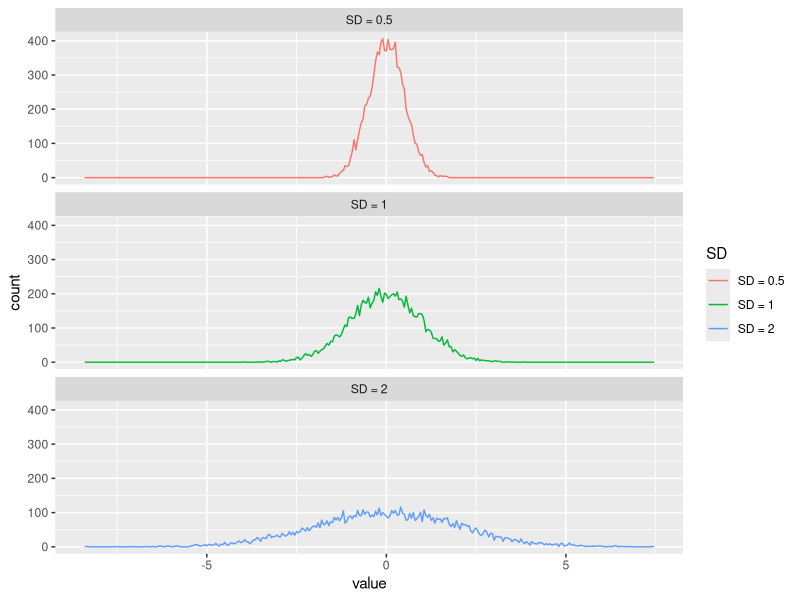
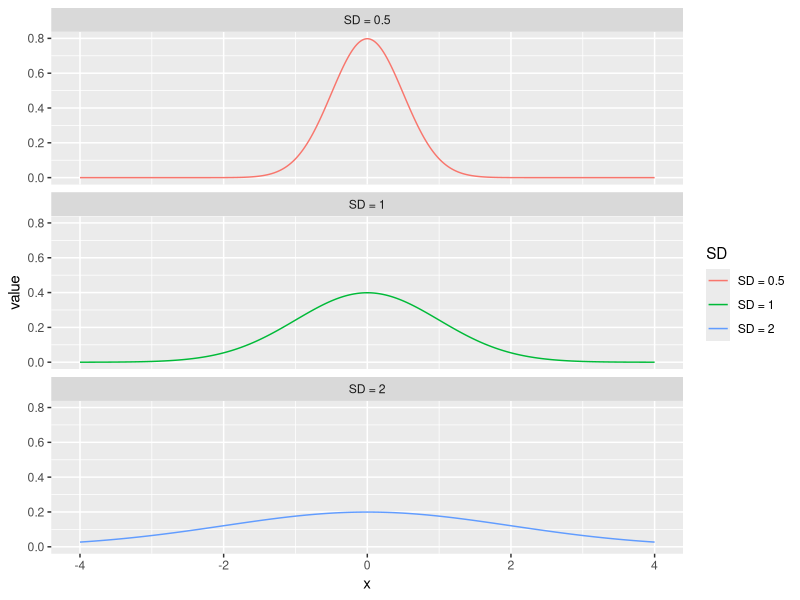
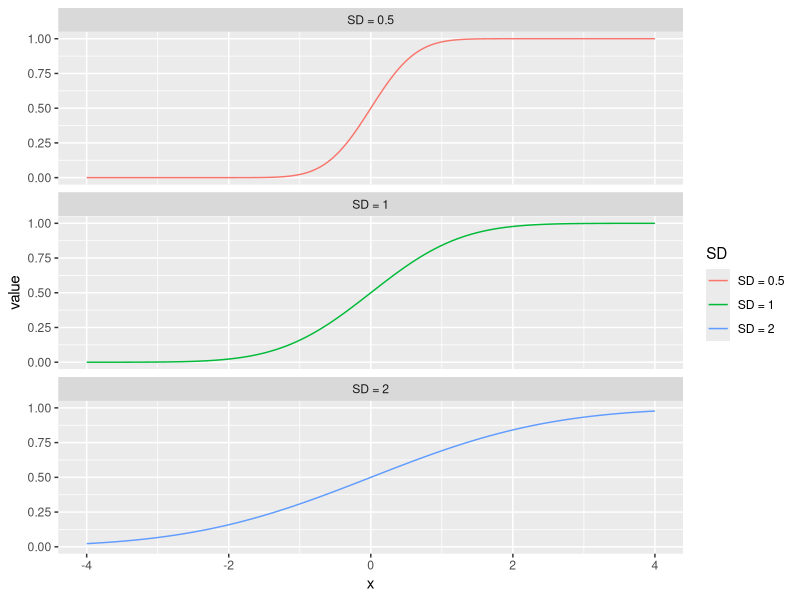
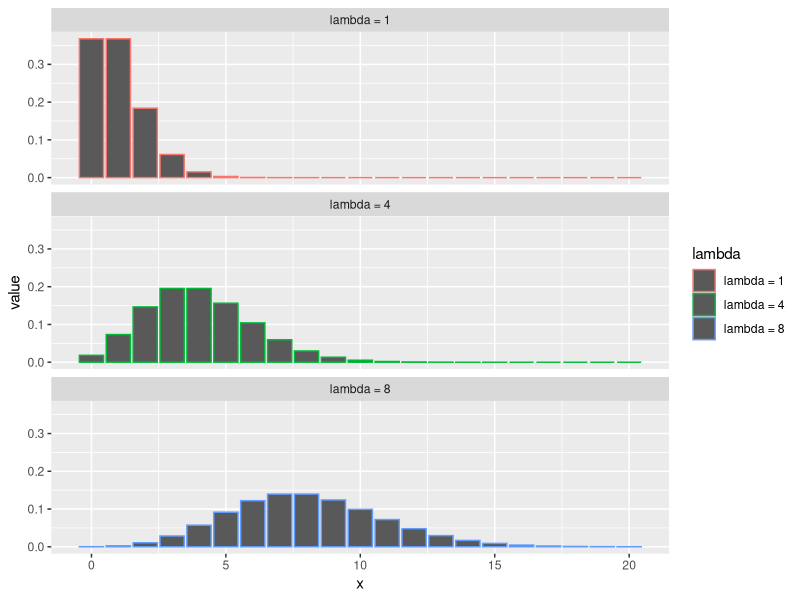
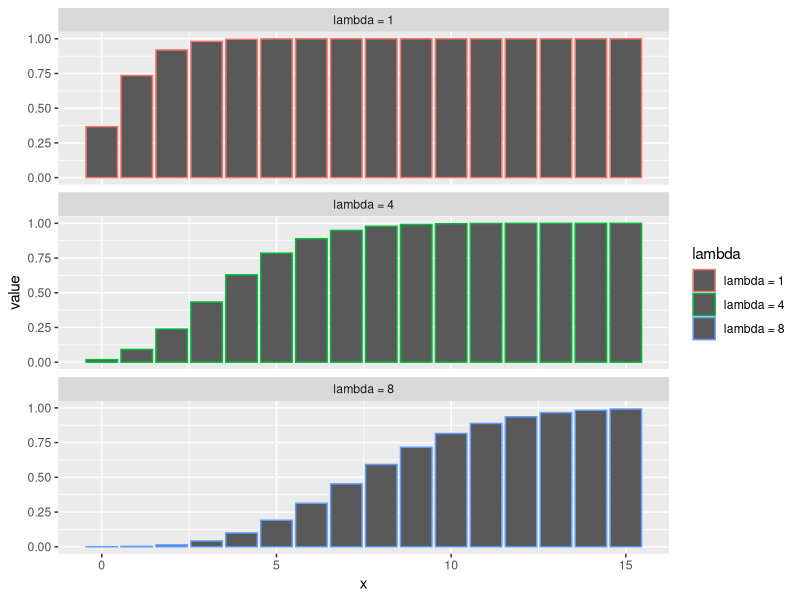
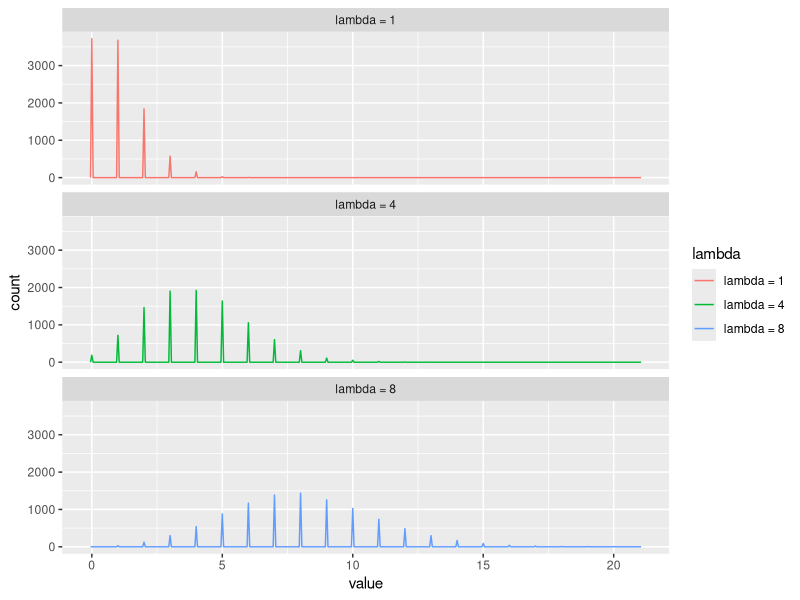

The R source for these figures, in order:
library(tidyverse)

sds <- c(0.5, 1, 2)

n <- 10000
tibble(
  "SD = 0.5" = rnorm(n, sd = 0.5),
  "SD = 1" = rnorm(n, sd = 1),
  "SD = 2" = rnorm(n, sd = 2)
)  |>
  pivot_longer(
    cols = starts_with("SD = "),
    names_to = "SD",
    values_to = "value"
  ) |>
  ggplot(aes(value, color = SD)) + 
    geom_freqpoly(binwidth = 0.05) +
    facet_wrap(~SD, ncol = 1)



tibble(
  "x" = seq(-4, 4, length.out = 1000),
  "SD = 0.5" = dnorm(x, sd = 0.5),
  "SD = 1" = dnorm(x, sd = 1),
  "SD = 2" = dnorm(x, sd = 2)
)  |>
  pivot_longer(
    cols = starts_with("SD = "),
    names_to = "SD",
    values_to = "value"
  ) |>
  ggplot(aes(x = x, y = value, color = SD)) +
    geom_line() +
    facet_wrap(~SD, ncol = 1)


tibble(
  "x" = seq(-4, 4, length.out = 1000),
  "SD = 0.5" = pnorm(x, sd = 0.5),
  "SD = 1" = pnorm(x, sd = 1),
  "SD = 2" = pnorm(x, sd = 2)
)  |>
  pivot_longer(
    cols = starts_with("SD = "),
    names_to = "SD",
    values_to = "value"
  ) |>
  ggplot(aes(x = x, y = value, color = SD)) +
  geom_line() +
  facet_wrap(~SD, ncol = 1)

tibble(
  "x" = 0:20,
  "lambda = 1" = dpois(x, lambda = 1),
  "lambda = 4" = dpois(x, lambda = 4),
  "lambda = 8" = dpois(x, lambda = 8)
)  |>
  pivot_longer(
    cols = starts_with("lambda = "),
    names_to = "lambda",
    values_to = "value"
  ) |>
  ggplot(aes(x = x, y = value, color = lambda)) +
  geom_col() +
  facet_wrap(~lambda, ncol = 1)

tibble(
  "x" = 0:15,
  "lambda = 1" = ppois(x, lambda = 1),
  "lambda = 4" = ppois(x, lambda = 4),
  "lambda = 8" = ppois(x, lambda = 8)
)  |>
  pivot_longer(
    cols = starts_with("lambda = "),
    names_to = "lambda",
    values_to = "value"
  ) |>
  ggplot(aes(x = x, y = value, color = lambda)) +
  geom_col() +
  facet_wrap(~lambda, ncol = 1)

n <- 10000
tibble(
  "lambda = 1" = rpois(n, lambda = 1),
  "lambda = 4" = rpois(n, lambda = 4),
  "lambda = 8" = rpois(n, lambda = 8)
)  |>
  pivot_longer(
    cols = starts_with("lambda = "),
    names_to = "lambda",
    values_to = "value"
  ) |>
  ggplot(aes(value, color = lambda)) + 
    geom_freqpoly(binwidth = 0.05) +
    facet_wrap(~lambda, ncol = 1)
